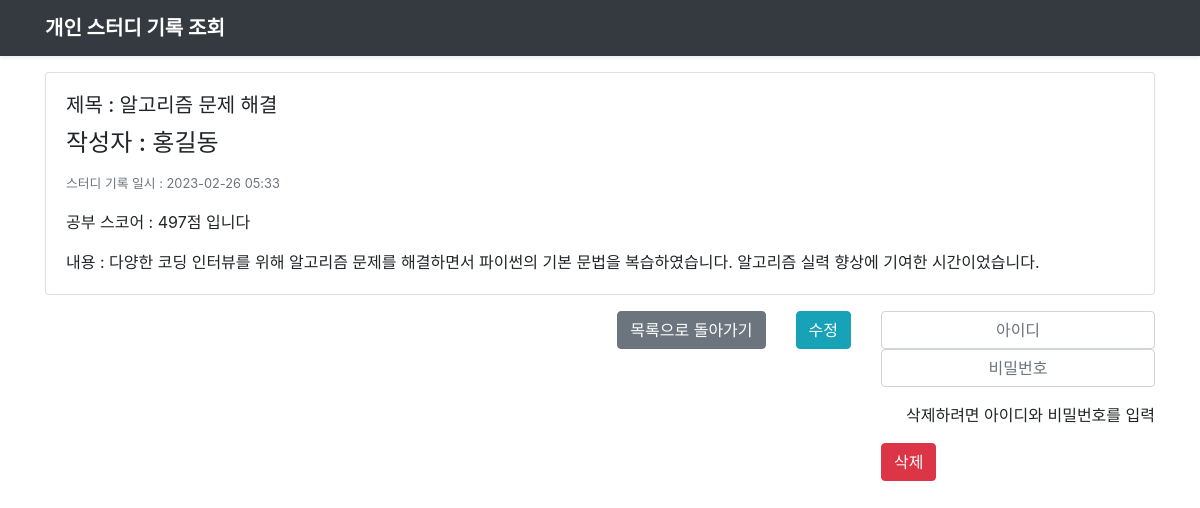
Screenshot of /post/110 (signed in) with the database file from the repository.
### app_study_dream/models.py (models this page shows, shortened)
class Board(models.Model):
    author = models.CharField(max_length=10, null=False, blank=False)
    title = models.CharField(max_length=100, null=False, blank=False)
    content = models.TextField(null=False)
    created_date = models.DateTimeField(auto_now_add=True)
    modified_date = models.DateTimeField(auto_now=True)
    record_score = models.IntegerField(default='', null=False)

### app_study_dream/views.py (the view)
# urls.py: path('post/<int:id>', views.detail, name='detail'),
@login_required(login_url='login')
def detail(request, id):
    try:
        board = Board.objects.get(pk=id)
    except Board.DoesNotExist:
        raise Http404("Does not exist!")
    return render(request, 'detail.html', {'board': board})

### templates/detail.html (shortened to what this page needs)
{% load static %}
<!DOCTYPE html>
<html lang="ko">
<head>
    <link rel="stylesheet" href="{% static 'bootstrap/css/bootstrap.min.css' %}" />
</head>
<body>
<header>
    <div class="navbar navbar-dark bg-dark shadow-sm mb-3">
        <div class="container d-flex justify-content-between">
            <a href="/" class="navbar-brand d-flex align-items-center">
                <strong>개인 스터디 기록 조회</strong>
            </a>
        </div>
    </div>
</header>
<div class="container">
    <div class="card">
        <div class="card-body">
            <h5 class="card-title">제목 : {{ board.title }}</h5>
            <h4 class="card-title">작성자 : {{ board.author }}</h4>
            <p class="card-text">
                <small class="text-muted">스터디 기록 일시 : {{ board.created_date | date:"Y-m-d h:i" }}</small>
                <p class="card-text">공부 스코어 :  {{ board.record_score }} 입니다</p>
            </p>
            <p class="card-text">내용 : {{ board.content }}</p>
        </div>
    </div>
    <div class="row mt-3">
        <div class="col-auto mr-auto"></div>
        <div class="col-auto">
            <button type="button" class="btn btn-secondary btn-block" onclick="window.location.href='{% url 'list_page' %}'">목록으로 돌아가기</button>
        </div>
        <div class="col-auto">
            <a class="btn btn-info" href="/post/edit/{{ board.id }}" role="button">수정</a>
        </div>
        <div class="col-auto">
            <form method="post" action="{% url 'delete_board' board.id %}">
                <div class="form-group text-right">
                    <input type="password" class="form-control text-center" id="username" name="username" placeholder="아이디" required>
                    <input type="password" class="form-control text-center" id="password" name="password" placeholder="비밀번호" required>
                </div>
                    <p class="text-right">삭제하려면 아이디와 비밀번호를 입력</p>
                    <button type="submit" class="btn btn-danger">삭제</button>
            </form>
        </div>
    </div>
</div>
</body>
</html>

### rows the page displays
Board: title "알고리즘 문제 해결", author "홍길동", created_date "2023-02-26 05:33", record_score "497점", content "다양한 코딩 인터뷰를 위해 알고리즘 문제를 해결하면서 파이썬의 기본 문법을 복습하였습니다. 알고리즘 실력 향상에 기여한 시간이었습니다."
